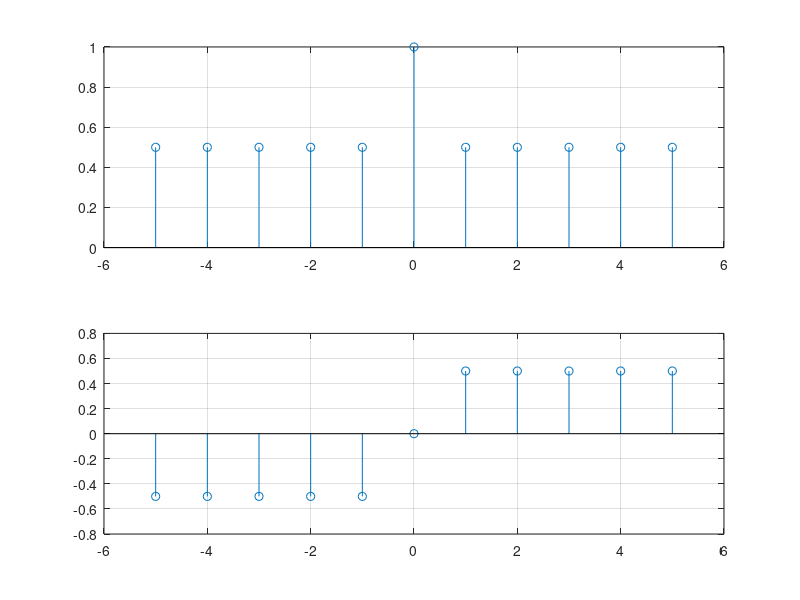

Source code (MATLAB):
close all;
clear;
clc;

x1=[-5 -4 -3 -2 -1 0 1 2 3 4 5];
y1=[0 0 0 0 0 1 1 1 1 1 1];

x2=-fliplr(x1);
y2=fliplr(y1);

x=min(min(x1),min(x2)):1:max(max(x1),max(x2));

m1=zeros(1,length(x));
m2=zeros(1,length(x));
temp=1;

for i=1:length(x)
    if(x(i)>=min(x1) && x(i)<=max(x1))
        m1(i)=y1(temp);
        temp=temp+1;
    else
        m1(i)=0;
    end
end

temp=1;
for i=1:length(x)
    if(x(i)>=min(x2) && x(i)<=max(x2))
        m2(i)=y2(temp);
        temp=temp+1;
    else
        m2(i)=0;
    end
end

e=0.5*(m1+m2);
o=0.5*(m1-m2);

subplot(2,1,1);
stem(x,e);
grid on;

subplot(2,1,2);
stem(x,o);
grid on;